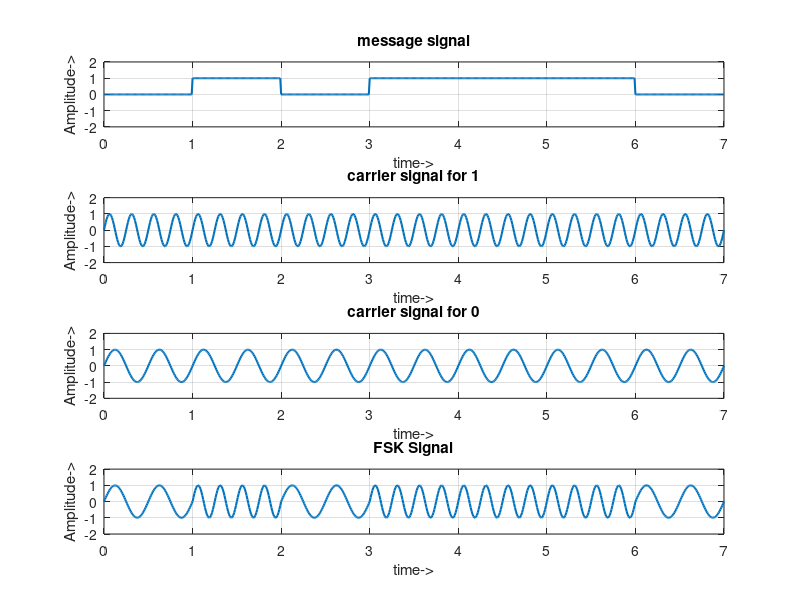

Write the MATLAB code that produced this figure.
clc;close all;clear all;
b = [0 1 0 1 1 1 0];
n = length(b);

for i = 1:n
 bw((i*100:(i+1)*100)) = b(i);
end
t = 0:.01:n;
bw = bw(100:end);
subplot(4,1,1); plot(t,bw,"LineWidth",1.5);
title('message signal');
xlabel('time->'); ylabel('Amplitude->');
grid on ; axis([0 n -2 +2]);

%carrier signals
w0 =(2*pi*2*t); %f0 = 2
w1  =(2*pi*2*t); 
c1 = sin(w0+w1); %f1 4
c0 = sin(w0);
subplot(4,1,2); plot(t,c1,"LineWidth",1.5);
title('carrier signal for 1');
xlabel('time->'); ylabel('Amplitude->');
grid on ; axis([0 n -2 +2]);

subplot(4,1,3); plot(t,c0,"LineWidth",1.5);
title('carrier signal for 0');
xlabel('time->'); ylabel('Amplitude->');
grid on ; axis([0 n -2 +2]);

%fsk
st = sin(w0+(bw).*w1);
% fsk = sin ( w0 + (bw).*w );
subplot(4,1,4); plot(t,st,"LineWidth",1.5);
title('FSK Signal');
xlabel('time->'); ylabel('Amplitude->');
grid on ; axis([0 n -2 +2]);